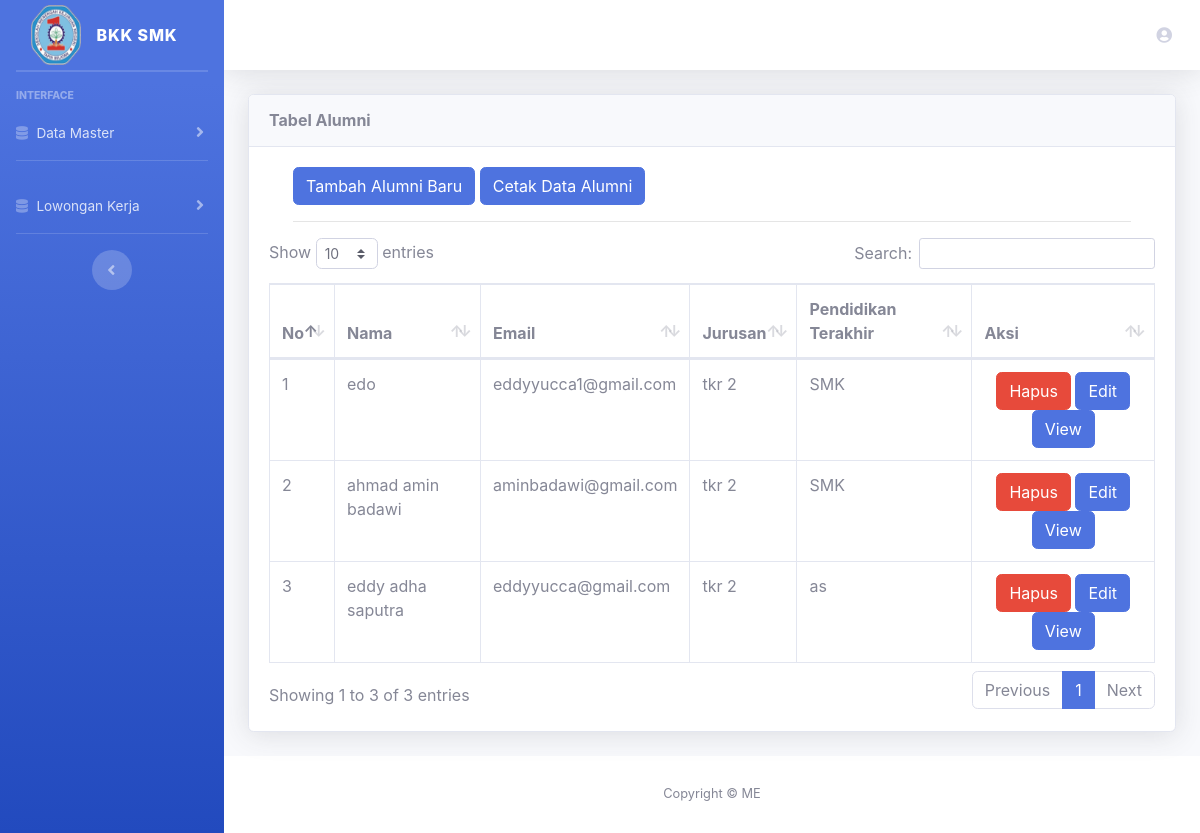
Screenshot of /index.php/admin/alumni with the database file from the repository.
### tables this page shows
CREATE TABLE `alumni` (
  `id_alumni` int(11) NOT NULL,
  `nama_alumni` varchar(255) NOT NULL,
  `jurusan_smk` varchar(20) NOT NULL,
  `pendidikan_t` varchar(255) NOT NULL,
  `tgl_lahir` varchar(50) NOT NULL,
  `alamat` varchar(255) NOT NULL,
  `telpon` varchar(20) NOT NULL,
  `agama` varchar(30) NOT NULL,
  `foto_profil` text NOT NULL,
  `email` varchar(255) NOT NULL,
  `tentang_saya` varchar(255) NOT NULL,
  `data_pdf` text NOT NULL
);

CREATE TABLE `jurusan` (
  `id_jurusan` int(11) NOT NULL,
  `nama_jurusan` varchar(100) NOT NULL
);

### application/controllers/Admin.php (called while the page is built, shortened)
<?php
class Admin extends CI_Controller
{
    public function __construct()
    {
        $this->load->library('form_validation');
        $this->load->model('lowongan_m');
        $this->load->model('jurusan_m');
        $this->load->model('alumni_m');
    }
    public function alumni()
    {
        $data['judul'] = 'Data alumni';
        $data['nama'] = $this->session->userdata('nama_alumni');
        $data['data'] = $this->alumni_m->get_all_alumni();
        $this->load->view('template/header', $data);
        $this->load->view('admin/alumni/data_alumni', $data);
        $this->load->view('template/footer');
    }
}

### index.php (called while the page is built, shortened)
<?php
require_once BASEPATH.'core/CodeIgniter.php';

### application/models/Alumni_m.php (called while the page is built, shortened)
<?php
class Alumni_m extends CI_Model
{
    public function get_all_alumni()
    {
        $this->db->join('akun', 'akun.telpon = alumni.telpon');
        $this->db->join('jurusan', 'jurusan.id_jurusan = alumni.jurusan_smk');
        $this->db->order_by('id_alumni', 'DESC');
        return $this->db->get('alumni')->result();
    }
}

### application/views/admin/alumni/data_alumni.php (the view)
<div class="container-fluid">
    <div class="card shadow mb-4">
        <div class="card-header py-3">
            <h6 class="m-0 font-weight-bold ">Tabel Alumni</h6>
        </div>
        <div class="card-body">
            <div class="table-responsive">
                <div class="container">
                    <a href="<?= base_url('admin/tambah_alumni_baru') ?>" class="btn btn-primary">Tambah Alumni Baru</a>
                    <a href="<?= base_url('admin/cetak_alumni') ?>" class="btn btn-primary">Cetak Data Alumni</a>
                    <hr>
                </div>
                <table class="table table-bordered" id="dataTable" width="100%" cellspacing="0">
                    <thead>
                        <tr>
                            <th>No</th>
                            <th>Nama</th>
                            <th>Email</th>
                            <th>Jurusan</th>
                            <th>Pendidikan Terakhir</th>
                            <th>Aksi</th>
                        </tr>
                    </thead>
                    <tbody>
                        <?php
                        $nomor = 1;
                        foreach ($data as $x) { ?>
                            <tr>
                                <td><?= $nomor++; ?></td>
                                <td><?= $x->nama_alumni; ?></td>
                                <td><?= $x->email; ?></td>
                                <td><?= $x->nama_jurusan; ?></td>
                                <td><?= $x->pendidikan_t; ?></td>
                                <td align="center">
                                    <a href="<?= base_url('admin/delete_alumni/') . $x->telpon; ?>" onclick="return confirm('Yakin Hapus?')" class="btn btn-danger">Hapus</a>
                                    <a href="<?= base_url('admin/edit_alumni/') . $x->telpon; ?>" class="btn btn-primary">Edit</a>
                                    <a href="<?= base_url('admin/view_alumni/') . $x->telpon; ?>" class="btn btn-primary">View</a>
                                </td>
                            </tr>
                        <?php } ?>
                    </tbody>
                </table>
            </div>
        </div>
    </div>
</div>

### rows the page displays
alumni: nama_alumni "edo", email "eddyyucca1@gmail.com", jurusan.nama_jurusan "tkr 2", pendidikan_t "SMK"
alumni: nama_alumni "ahmad amin badawi", email "aminbadawi@gmail.com", jurusan.nama_jurusan "tkr 2", pendidikan_t "SMK"
alumni: nama_alumni "eddy adha saputra", email "eddyyucca@gmail.com", jurusan.nama_jurusan "tkr 2", pendidikan_t "as"
